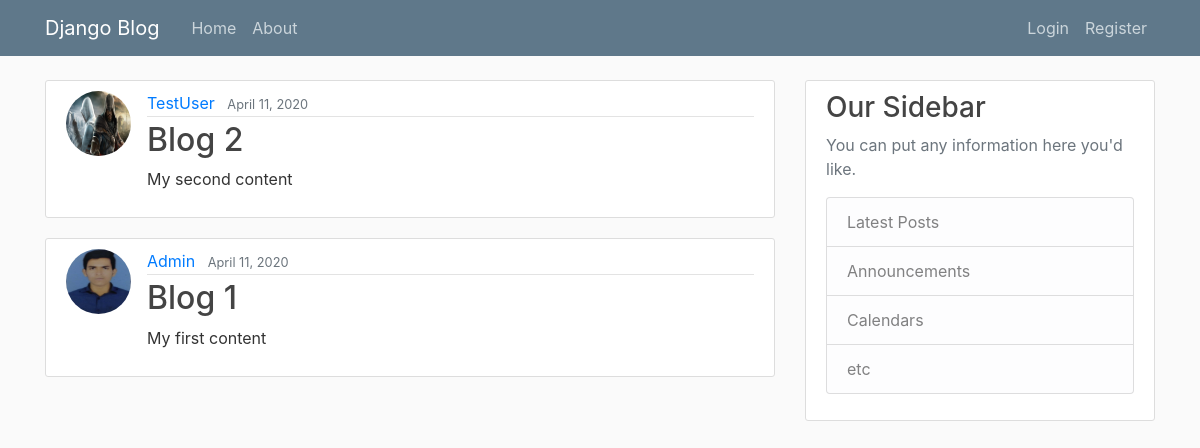
The app's page /, older data.
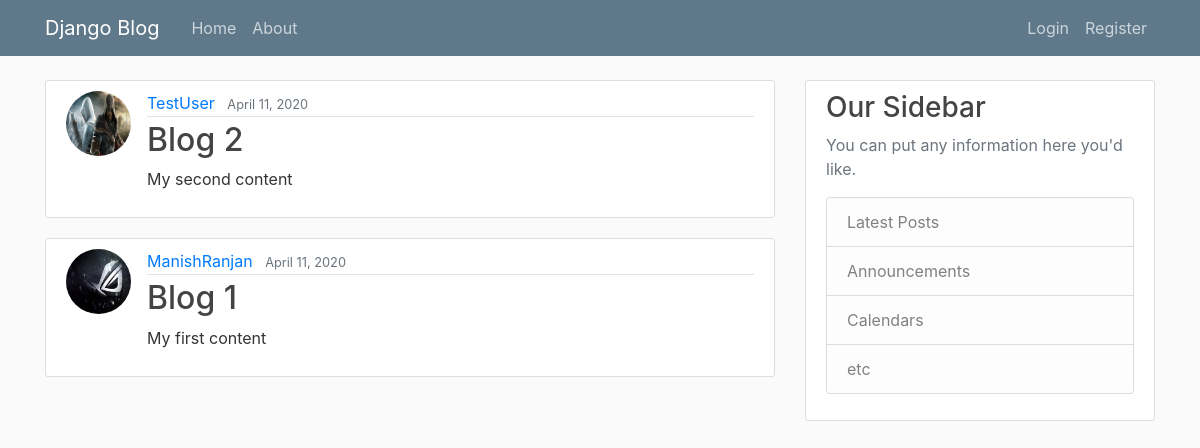
The same page, newer data.
### blog/models.py (models this page shows, shortened)
class Post(models.Model):
    title = models.CharField(max_length=100)
    content = models.TextField()
    date_posted = models.DateTimeField(default=timezone.now)
    author = models.ForeignKey(User, on_delete=models.CASCADE)

### users/models.py (models this page shows, shortened)
class profile(models.Model):
    user = models.OneToOneField(User, on_delete=models.CASCADE)
    image = models.ImageField(default="default.jpg", upload_to="profile_pics")

### blog/views.py (the view)
# urls.py: path('', PostListView.as_view(), name="blog-home"),
class PostListView(ListView):
    model = Post
    template_name = "home.html"  # <app>/<model>_<viewtype>.html
    context_object_name = "posts"
    ordering = ['-date_posted']
    paginate_by = 5

### blog/templates/home.html
{% extends "base.html" %}
{% block content %}
{% for post in posts %}
<article class="media content-section">
    <img class="rounded-circle article-img" src="{{post.author.profile.image.url}}">
    <div class="media-body">
        <div class="article-metadata">
            <a class="mr-2" href="#">{{ post.author }}</a>
            <small class="text-muted">{{ post.date_posted|date:"F d, Y" }}</small>
        </div>
        <h2><a class="article-title" href="{% url 'post-detail' post.id %}">{{ post.title }}</a></h2>
        <p class="article-content">{{ post.content }}</p>
    </div>
</article>
{% endfor %}
{% endblock %}

Row changes from the older to the newer data that the page shows:
changed through a linked row, Post "Blog 1": author.profile.image: a different picture; author "Admin" → "ManishRanjan"
